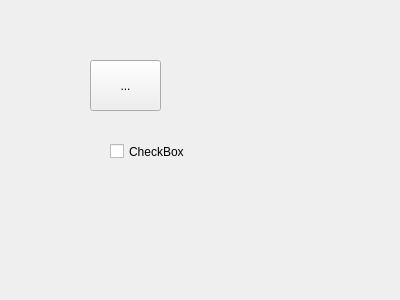
<?xml version="1.0" encoding="UTF-8"?>
<ui version="4.0">
 <class>DockWidget</class>
 <widget class="QDockWidget" name="DockWidget">
  <property name="geometry">
   <rect>
    <x>0</x>
    <y>0</y>
    <width>400</width>
    <height>300</height>
   </rect>
  </property>
  <property name="windowTitle">
   <string>DockWidget</string>
  </property>
  <widget class="QWidget" name="dockWidgetContents">
   <widget class="QToolButton" name="toolButton">
    <property name="geometry">
     <rect>
      <x>90</x>
      <y>60</y>
      <width>71</width>
      <height>51</height>
     </rect>
    </property>
    <property name="text">
     <string>...</string>
    </property>
   </widget>
   <widget class="QCheckBox" name="checkBox">
    <property name="geometry">
     <rect>
      <x>110</x>
      <y>140</y>
      <width>91</width>
      <height>23</height>
     </rect>
    </property>
    <property name="text">
     <string>CheckBox</string>
    </property>
   </widget>
  </widget>
 </widget>
 <resources/>
 <connections/>
</ui>
